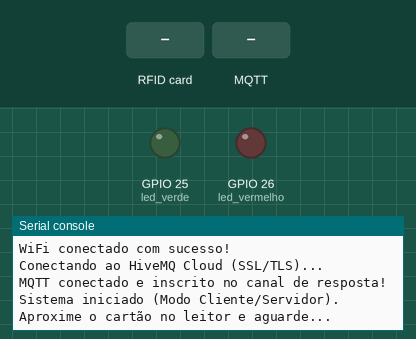
Simulated run of this program. Board: ESP32 board running MicroPython. Shown: output pins drawn as LEDs (lit = HIGH), the last lines printed to the serial console. Wiring (from the project's diagram.json): green LED on GPIO 25, red LED on GPIO 26. The inputs (shaded band) are chosen by the test bench. WiFi joins after 1.5 s; no MQTT or app messages arrive unless stated; the interpreter's speed is modelled, so counts of loop turns are approximate; the clock reads 2024-03-15 10:24:30 at power-on unless the program sets it; library files of the repository ran but are not shown: mfrc522.py; pins used as bus, display or sensor lines are not drawn.

Above: at 2.8 s.
2.9 s: RFID card 01 02 03 04 held to the reader
At 3.5 s:
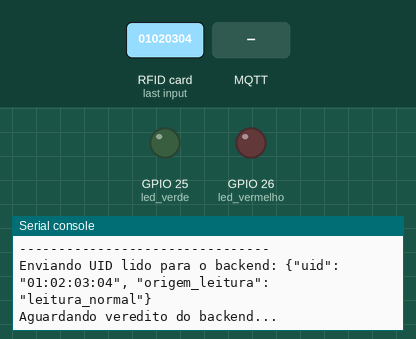
4.4 s: MQTT message "autorizado" arrives on the first subscribed topic
At 5.1 s:
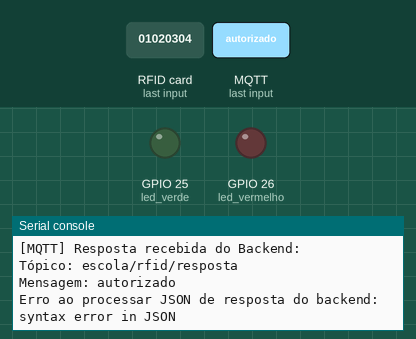
6.1 s: RFID card 5E 7A 19 C4 held to the reader
At 7.5 s:
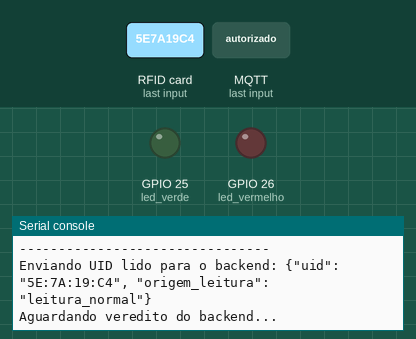
7.8 s: MQTT message "aluno" arrives on the first subscribed topic
At 9.2 s:
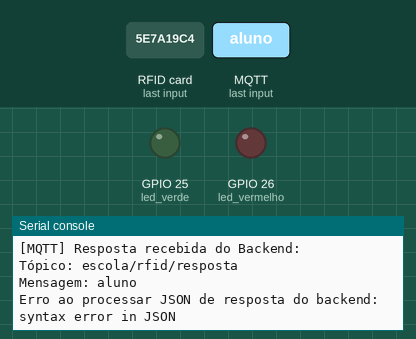
9.5 s: MQTT message "uid_incompleto" arrives on the first subscribed topic
At 10.4 s:
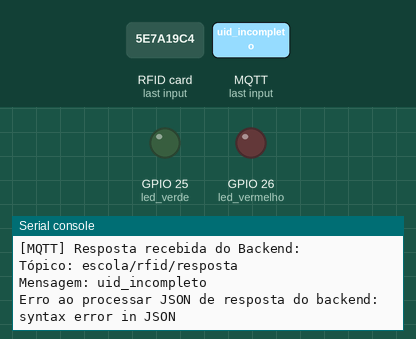

The program:

main.py
```python
from machine import Pin
from mfrc522 import MFRC522
import network
import time
import ujson
from umqtt.simple import MQTTClient


SSID = "Wokwi-GUEST"
WIFI_PASSWORD = ""

MQTT_CLIENT_ID = "esp32_rfid_client"
MQTT_BROKER = "7a323450744041aaa8ea29e6eec6ace9.s1.eu.hivemq.cloud"
MQTT_PORT = 8883

MQTT_USER = "registeriot6767"
MQTT_PASSWORD = "auramaisego67"

MQTT_TOPIC_ENVIO = "escola/rfid/leituras"     # ESP32 envia para o Back
MQTT_TOPIC_RESPOSTA = "escola/rfid/resposta"  # ESP32 escuta do Back

SCK_PIN = 18
MOSI_PIN = 23
MISO_PIN = 19
RST_PIN = 21
SDA_PIN = 5

rdr = MFRC522(
    SCK_PIN,
    MOSI_PIN,
    MISO_PIN,
    RST_PIN,
    SDA_PIN
)

led_verde = Pin(25, Pin.OUT)
led_vermelho = Pin(26, Pin.OUT)

led_verde.value(0)
led_vermelho.value(0)

ultimo_uid = None
ultimo_tempo_leitura = 0
INTERVALO_RELEITURA = 8

ultimo_log_erro = 0
INTERVALO_LOG_ERRO = 5


def conectar_wifi():
    print("Conectando ao WiFi...")
    wifi = network.WLAN(network.STA_IF)
    wifi.active(True)

    tentativas = 0
    max_tentativas_gerais = 5

    while not wifi.isconnected():
        wifi.connect(SSID, WIFI_PASSWORD)
        print("Tentando estabelecer conexão...")

        # Aguarda até 5 segundos por tentativa
        inicio = time.time()
        while time.time() - inicio < 5:
            if wifi.isconnected():
                break
            time.sleep(0.5)

        if wifi.isconnected():
            break

        tentativas += 1
        print(f"Tentativa {tentativas} falhou. Reiniciando interface de rede...")

        # Reinicia o rádio Wi-Fi do ESP32 para destravar o simulador
        wifi.active(False)
        time.sleep(1)
        wifi.active(True)

        if tentativas >= max_tentativas_gerais:
            print("AVISO: Dificuldade extrema na rede. Tentando novamente em loop...")
            tentativas = 0

    print("WiFi conectado com sucesso!")
    # print("Configuração de rede:", wifi.ifconfig())


# PROCEDIMENTO QUANDO O BACK RESPONDER

def mqtt_callback(topic, msg):
    print("\n[MQTT] Resposta recebida do Backend:")
    print("Tópico:", topic.decode())
    print("Mensagem:", msg.decode())

    try:
        resposta = ujson.loads(msg)

        autorizado = resposta.get("autorizado", False)
        nome_aluno = resposta.get("aluno", "DESCONHECIDO")

        if autorizado:
            print(f"-> Acesso LIBERADO para: {nome_aluno}")
            led_verde.value(1)
            time.sleep(2)
            led_verde.value(0)
        else:
            print(f"-> Acesso NEGADO para o UID informado.")
            led_vermelho.value(1)
            time.sleep(2)
            led_vermelho.value(0)

    except Exception as e:
        print("Erro ao processar JSON de resposta do backend:", e)


def conectar_mqtt():
    print("Conectando ao HiveMQ Cloud (SSL/TLS)...")

    client = MQTTClient(
        client_id=MQTT_CLIENT_ID,
        server=MQTT_BROKER,
        port=MQTT_PORT,
        user=MQTT_USER,
        password=MQTT_PASSWORD,
        keepalive=60,
        ssl=True,
        ssl_params={'server_hostname': MQTT_BROKER}
    )

    client.set_callback(mqtt_callback)
    client.connect()

    client.subscribe(MQTT_TOPIC_RESPOSTA)

    print("MQTT conectado e inscrito no canal de resposta!")
    return client


def uid_to_str(uid):
    return ":".join("{:02X}".format(i) for i in uid[:4])

def checksum_uid_valido(uid):
    if uid is None:
        return False
    if len(uid) < 5:
        return False
    checksum = uid[0] ^ uid[1] ^ uid[2] ^ uid[3]
    return checksum == uid[4]

def obter_uid():
    stat, tag_type = rdr.request(rdr.REQALL)

    if stat != rdr.OK:
        return None, None, "sem_cartao"

    stat, uid = rdr.anticoll()

    if stat == rdr.OK and checksum_uid_valido(uid):
        uid_str = uid_to_str(uid)
        return uid_str, uid, "leitura_normal"

    if uid is not None:
        uid_parcial = tuple(uid[:3])

        uids_parciais_wokwi = {
            (1, 3, 4): "01:02:03:04",
            (17, 51, 68): "11:22:33:44",
            (85, 119, 204): "55:66:77:88",
            (170, 204, 0): "AA:BB:CC:DD",
            (192, 238, 72): "C0:FF:EE:99",
            (4, 17, 34): "04:11:22:33:44:55:66"
        }

        if uid_parcial in uids_parciais_wokwi:
            uid_str = uids_parciais_wokwi[uid_parcial]
            return uid_str, uid, "leitura_parcial_wokwi"

    return None, uid, "uid_incompleto"

# ENVIO DA LEITURA PARA O BACKEND VIA HIVEMQ

def enviar_leitura(client, uid_str, origem_leitura):
    try:
        payload = {
            "uid": uid_str,
            "origem_leitura": origem_leitura
        }
        mensagem = ujson.dumps(payload)

        print("--------------------------------")
        print("Enviando UID lido para o backend:", mensagem)
        client.publish(MQTT_TOPIC_ENVIO, mensagem)
        print("Aguardando veredito do backend...")

    except Exception as erro:
        print("Erro ao publicar leitura:", erro)

conectar_wifi()
client = conectar_mqtt()

print("Sistema iniciado (Modo Cliente/Servidor).")
print("Aproxime o cartão no leitor e aguarde...")

while True:

    try:
        client.check_msg()
    except OSError as e:
        if e.args[0] != -1:
            print("Erro MQTT real:", e)
    except Exception as e:
        print("Outro erro ao checar mensagens:", e)

    uid_str, uid_bruto, origem_leitura = obter_uid()
    tempo_atual = time.time()

    if uid_str is not None:
        if uid_str != ultimo_uid or tempo_atual - ultimo_tempo_leitura >= INTERVALO_RELEITURA:

            # Envia o UID para o backend processar
            enviar_leitura(client, uid_str, origem_leitura)

            ultimo_uid = uid_str
            ultimo_tempo_leitura = tempo_atual

        time.sleep(0.3)

    else:
        if origem_leitura == "uid_incompleto":
            if tempo_atual - ultimo_log_erro >= INTERVALO_LOG_ERRO:
                print("Cartão detectado, mas leitura incompleta.")
                print("UID bruto recebido:", uid_bruto)
                ultimo_log_erro = tempo_atual

                led_vermelho.value(1)
                time.sleep(2)
                led_vermelho.value(0)

            print("Aproxime o cartão no leitor e aguarde...")

        rdr.init()
        time.sleep(0.3)

    time.sleep(0.1)
```

Measured:
- after the input at 2.9 s, the serial console: prints a new line after 0.06 s (image 1)
- after the input at 4.4 s, the serial console: prints a new line after 0.24 s (image 2)
- after the input at 6.1 s, the serial console: prints a new line after 0.28 s (image 3)
- after the input at 7.8 s, the serial console: prints a new line after 0.25 s (image 4)
- after the input at 9.5 s, the serial console: prints a new line after 0.28 s (image 5)
